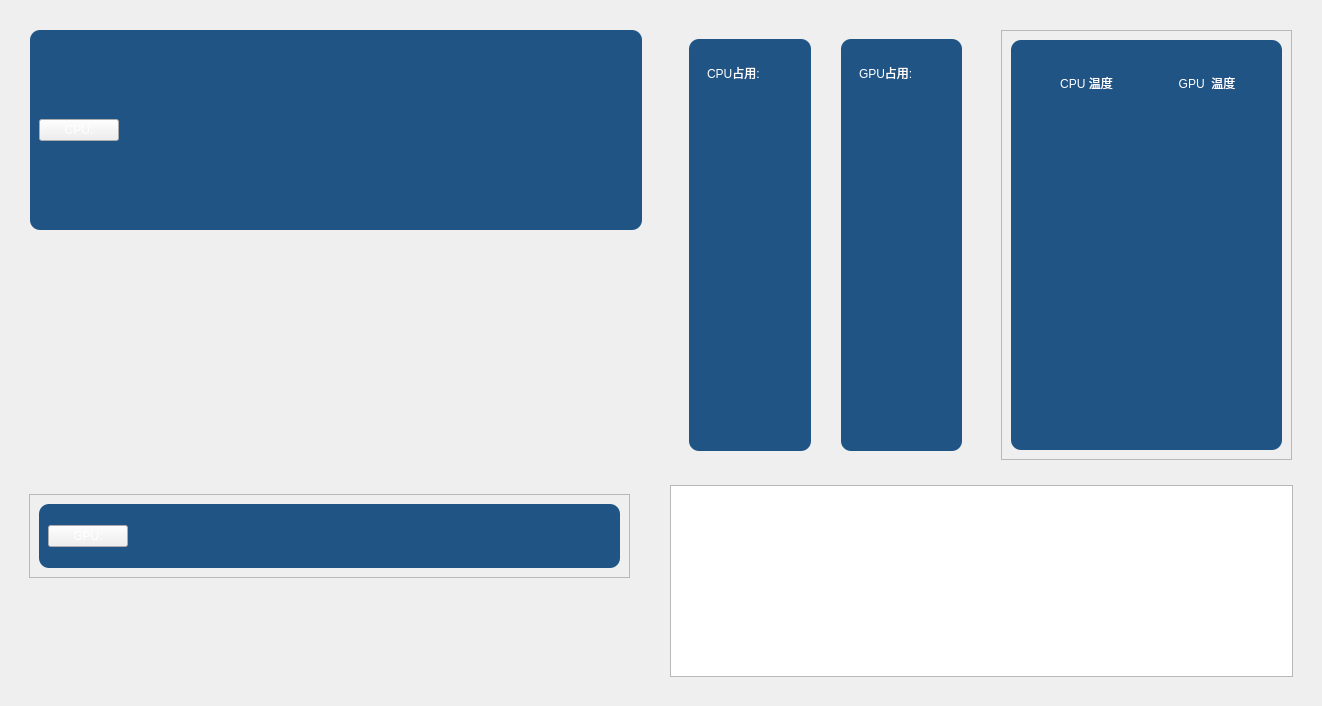
                     <widget class="QWidget" name="monitor_page">
                      <layout class="QHBoxLayout" name="horizontalLayout_10">
                       <property name="spacing">
                        <number>10</number>
                       </property>
                       <item>
                        <widget class="QFrame" name="frame_26">
                         <property name="minimumSize">
                          <size>
                           <width>1300</width>
                           <height>0</height>
                          </size>
                         </property>
                         <layout class="QVBoxLayout" name="verticalLayout_30">
                          <item>
                           <widget class="QFrame" name="frame_28">
                            <property name="minimumSize">
                             <size>
                              <width>0</width>
                              <height>0</height>
                             </size>
                            </property>
                            <property name="maximumSize">
                             <size>
                              <width>16777215</width>
                              <height>16777215</height>
                             </size>
                            </property>
                            <layout class="QHBoxLayout" name="horizontalLayout_23">
                             <property name="spacing">
                              <number>20</number>
                             </property>
                             <property name="leftMargin">
                              <number>1</number>
                             </property>
                             <property name="topMargin">
                              <number>1</number>
                             </property>
                             <property name="rightMargin">
                              <number>1</number>
                             </property>
                             <property name="bottomMargin">
                              <number>1</number>
                             </property>
                             <item>
                              <widget class="QFrame" name="frame_30">
                               <property name="maximumSize">
                                <size>
                                 <width>630</width>
                                 <height>16777215</height>
                                </size>
                               </property>
                               <layout class="QVBoxLayout" name="monitor_layout_cpu">
                                <item>
                                 <widget class="QFrame" name="frame_27">
                                  <property name="maximumSize">
                                   <size>
                                    <width>16777215</width>
                                    <height>200</height>
                                   </size>
                                  </property>
                                  <property name="styleSheet">
                                   <string notr="true">QFrame#frame_27{
border-radius: 10px;
background-color: rgb(31, 84, 133);
 }</string>
                                  </property>
                                  <layout class="QHBoxLayout" name="horizontalLayout_21">
                                   <item>
                                    <widget class="QPushButton" name="pushButton_4">
                                     <property name="styleSheet">
                                      <string notr="true">font: 700 16pt &quot;Segoe UI&quot;;
color: rgb(255, 255, 255);</string>
                                     </property>
                                     <property name="text">
                                      <string>CPU:</string>
                                     </property>
                                     <property name="icon">
                                      <iconset resource="resources.qrc">
                                       <normaloff>:/images/images/images/computer.png</normaloff>:/images/images/images/computer.png</iconset>
                                     </property>
                                     <property name="iconSize">
                                      <size>
                                       <width>100</width>
                                       <height>100</height>
                                      </size>
                                     </property>
                                    </widget>
                                   </item>
                                   <item>
                                    <spacer name="horizontalSpacer_4">
                                     <property name="orientation">
                                      <enum>Qt::Orientation::Horizontal</enum>
                                     </property>
                                     <property name="sizeHint" stdset="0">
                                      <size>
                                       <width>40</width>
                                       <height>20</height>
                                      </size>
                                     </property>
                                    </spacer>
                                   </item>
                                   <item>
                                    <widget class="QLabel" name="lb_cpu_info">
                                     <property name="styleSheet">
                                      <string notr="true">font: 700 14pt &quot;Segoe UI&quot;;
color: rgb(255, 255, 255);</string>
                                     </property>
                                     <property name="text">
                                      <string/>
                                     </property>
                                     <property name="alignment">
                                      <set>Qt::AlignmentFlag::AlignRight|Qt::AlignmentFlag::AlignTrailing|Qt::AlignmentFlag::AlignVCenter</set>
                                     </property>
                                    </widget>
                                   </item>
                                  </layout>
                                 </widget>
                                </item>
                                <item>
                                 <widget class="QFrame" name="frame">
                                  <property name="minimumSize">
                                   <size>
                                    <width>0</width>
                                    <height>0</height>
                                   </size>
                                  </property>
                                  <property name="maximumSize">
                                   <size>
                                    <width>16777215</width>
                                    <height>16777215</height>
                                   </size>
                                  </property>
                                  <layout class="QVBoxLayout" name="layout_cpu_monitor"/>
                                 </widget>
                                </item>
                               </layout>
                              </widget>
                             </item>
                             <item>
                              <widget class="QFrame" name="monitor_layout_cpu_pannel_2">
                               <property name="minimumSize">
                                <size>
                                 <width>0</width>
                                 <height>0</height>
                                </size>
                               </property>
                               <property name="maximumSize">
                                <size>
                                 <width>16777215</width>
                                 <height>500</height>
                                </size>
                               </property>
                               <layout class="QHBoxLayout" name="horizontalLayout_50">
                                <property name="spacing">
                                 <number>30</number>
                                </property>
                                <item>
                                 <layout class="QHBoxLayout" name="horizontalLayout_51">
                                  <item>
                                   <widget class="QFrame" name="monitor_layout_gpu_pannel_2">
                                    <property name="minimumSize">
                                     <size>
                                      <width>200</width>
                                      <height>200</height>
                                     </size>
                                    </property>
                                    <layout class="QVBoxLayout" name="monitor_layout_gpu_pannel">
                                     <property name="spacing">
                                      <number>30</number>
                                     </property>
                                     <item>
                                      <layout class="QHBoxLayout" name="horizontalLayout_52">
                                       <property name="spacing">
                                        <number>30</number>
                                       </property>
                                       <item>
                                        <widget class="QFrame" name="frame_34">
                                         <property name="styleSheet">
                                          <string notr="true">QFrame#frame_34{
border-radius: 10px;
background-color: rgb(31, 84, 133);
 }</string>
                                         </property>
                                         <layout class="QVBoxLayout" name="verticalLayout_32">
                                          <item>
                                           <widget class="QFrame" name="monitor_cpu_lb_2">
                                            <property name="maximumSize">
                                             <size>
                                              <width>16777215</width>
                                              <height>50</height>
                                             </size>
                                            </property>
                                            <property name="styleSheet">
                                             <string notr="true"/>
                                            </property>
                                            <layout class="QHBoxLayout" name="monitor_cpu_lb">
                                             <item>
                                              <widget class="QLabel" name="label_14">
                                               <property name="styleSheet">
                                                <string notr="true">font: 700 12pt &quot;Segoe UI&quot;;
color: rgb(255, 255, 255);</string>
                                               </property>
                                               <property name="text">
                                                <string>CPU占用:</string>
                                               </property>
                                              </widget>
                                             </item>
                                             <item>
                                              <widget class="QLabel" name="detect_lb_cpu_monitor">
                                               <property name="styleSheet">
                                                <string notr="true">font: 700 12pt &quot;Segoe UI&quot;;
color: rgb(255, 255, 255);</string>
                                               </property>
                                               <property name="text">
                                                <string/>
                                               </property>
                                               <property name="alignment">
                                                <set>Qt::AlignmentFlag::AlignRight|Qt::AlignmentFlag::AlignTrailing|Qt::AlignmentFlag::AlignVCenter</set>
                                               </property>
                                              </widget>
                                             </item>
                                            </layout>
                                           </widget>
                                          </item>
                                          <item>
                                           <widget class="ProgressRing" name="cpu_gauge" native="true"/>
                                          </item>
                                         </layout>
                                        </widget>
                                       </item>
                                       <item>
                                        <widget class="QFrame" name="frame_35">
                                         <property name="styleSheet">
                                          <string notr="true">QFrame#frame_35{
border-radius: 10px;
background-color: rgb(31, 84, 133);
 }</string>
                                         </property>
                                         <layout class="QVBoxLayout" name="verticalLayout_48">
                                          <item>
                                           <widget class="QFrame" name="monitor_gpu_lb_2">
                                            <property name="maximumSize">
                                             <size>
                                              <width>16777215</width>
                                              <height>50</height>
                                             </size>
                                            </property>
                                            <layout class="QHBoxLayout" name="monitor_gpu_lb">
                                             <item>
                                              <widget class="QLabel" name="label_15">
                                               <property name="styleSheet">
                                                <string notr="true">font: 700 12pt &quot;Segoe UI&quot;;
color: rgb(255, 255, 255);</string>
                                               </property>
                                               <property name="text">
                                                <string>GPU占用:</string>
                                               </property>
                                              </widget>
                                             </item>
                                             <item>
                                              <widget class="QLabel" name="detect_lb_gpu_monitor">
                                               <property name="styleSheet">
                                                <string notr="true">font: 700 12pt &quot;Segoe UI&quot;;
color: rgb(255, 255, 255);</string>
                                               </property>
                                               <property name="text">
                                                <string/>
                                               </property>
                                               <property name="alignment">
                                                <set>Qt::AlignmentFlag::AlignRight|Qt::AlignmentFlag::AlignTrailing|Qt::AlignmentFlag::AlignVCenter</set>
                                               </property>
                                              </widget>
                                             </item>
                                            </layout>
                                           </widget>
                                          </item>
                                          <item>
                                           <widget class="ProgressRing" name="gpu_gauge" native="true"/>
                                          </item>
                                         </layout>
                                        </widget>
                                       </item>
                                      </layout>
                                     </item>
                                    </layout>
                                   </widget>
                                  </item>
                                 </layout>
                                </item>
                                <item>
                                 <widget class="QFrame" name="frame_21">
                                  <property name="maximumSize">
                                   <size>
                                    <width>16777215</width>
                                    <height>16777215</height>
                                   </size>
                                  </property>
                                  <property name="frameShape">
                                   <enum>QFrame::Shape::StyledPanel</enum>
                                  </property>
                                  <property name="frameShadow">
                                   <enum>QFrame::Shadow::Raised</enum>
                                  </property>
                                  <layout class="QVBoxLayout" name="verticalLayout_52">
                                   <item>
                                    <widget class="QFrame" name="frame_24">
                                     <property name="maximumSize">
                                      <size>
                                       <width>500</width>
                                       <height>500</height>
                                      </size>
                                     </property>
                                     <property name="styleSheet">
                                      <string notr="true">QFrame#frame_24{
border-radius: 10px;
background-color: rgb(31, 84, 133);
 }</string>
                                     </property>
                                     <layout class="QVBoxLayout" name="verticalLayout_49">
                                      <item>
                                       <widget class="QFrame" name="frame_23">
                                        <property name="maximumSize">
                                         <size>
                                          <width>500</width>
                                          <height>100</height>
                                         </size>
                                        </property>
                                        <layout class="QHBoxLayout" name="horizontalLayout_54">
                                         <item>
                                          <widget class="QLabel" name="label_21">
                                           <property name="maximumSize">
                                            <size>
                                             <width>200</width>
                                             <height>50</height>
                                            </size>
                                           </property>
                                           <property name="styleSheet">
                                            <string notr="true">font: 700 12pt &quot;Segoe UI&quot;;
color: rgb(255, 255, 255);
</string>
                                           </property>
                                           <property name="text">
                                            <string>CPU 温度</string>
                                           </property>
                                           <property name="alignment">
                                            <set>Qt::AlignmentFlag::AlignCenter</set>
                                           </property>
                                          </widget>
                                         </item>
                                         <item>
                                          <widget class="QLabel" name="label_20">
                                           <property name="minimumSize">
                                            <size>
                                             <width>0</width>
                                             <height>50</height>
                                            </size>
                                           </property>
                                           <property name="maximumSize">
                                            <size>
                                             <width>200</width>
                                             <height>50</height>
                                            </size>
                                           </property>
                                           <property name="styleSheet">
                                            <string notr="true">font: 700 12pt &quot;Segoe UI&quot;;
color: rgb(255, 255, 255);</string>
                                           </property>
                                           <property name="text">
                                            <string>GPU  温度</string>
                                           </property>
                                           <property name="alignment">
                                            <set>Qt::AlignmentFlag::AlignCenter</set>
                                           </property>
                                          </widget>
                                         </item>
                                        </layout>
                                       </widget>
                                      </item>
                                      <item>
                                       <widget class="QFrame" name="frame_31">
                                        <property name="maximumSize">
                                         <size>
                                          <width>16777215</width>
                                          <height>400</height>
                                         </size>
                                        </property>
                                        <layout class="QHBoxLayout" name="horizontalLayout_53">
                                         <item>
                                          <widget class="ThermometreDlg" name="cpu_temperature" native="true">
                                           <property name="minimumSize">
                                            <size>
                                             <width>0</width>
                                             <height>300</height>
                                            </size>
                                           </property>
                                           <property name="maximumSize">
                                            <size>
                                             <width>16777215</width>
                                             <height>16777215</height>
                                            </size>
                                           </property>
                                          </widget>
                                         </item>
                                         <item>
                                          <widget class="ThermometreDlg" name="gpu_temperature" native="true">
                                           <property name="minimumSize">
                                            <size>
                                             <width>0</width>
                                             <height>0</height>
                                            </size>
                                           </property>
                                           <property name="maximumSize">
                                            <size>
                                             <width>16777215</width>
                                             <height>16777215</height>
                                            </size>
                                           </property>
                                          </widget>
                                         </item>
                                        </layout>
                                       </widget>
                                      </item>
                                     </layout>
                                    </widget>
                                   </item>
                                  </layout>
                                 </widget>
                                </item>
                               </layout>
                              </widget>
                             </item>
                            </layout>
                           </widget>
                          </item>
                          <item>
                           <widget class="QFrame" name="frame_25">
                            <property name="maximumSize">
                             <size>
                              <width>1800</width>
                              <height>16777215</height>
                             </size>
                            </property>
                            <layout class="QHBoxLayout" name="horizontalLayout_24">
                             <property name="spacing">
                              <number>20</number>
                             </property>
                             <property name="leftMargin">
                              <number>0</number>
                             </property>
                             <item>
                              <widget class="QFrame" name="frame_32">
                               <property name="minimumSize">
                                <size>
                                 <width>630</width>
                                 <height>0</height>
                                </size>
                               </property>
                               <property name="maximumSize">
                                <size>
                                 <width>630</width>
                                 <height>16777215</height>
                                </size>
                               </property>
                               <layout class="QVBoxLayout" name="monitor_layout_gpu">
                                <property name="spacing">
                                 <number>6</number>
                                </property>
                                <property name="rightMargin">
                                 <number>20</number>
                                </property>
                                <item>
                                 <widget class="QFrame" name="frame_29">
                                  <property name="minimumSize">
                                   <size>
                                    <width>0</width>
                                    <height>0</height>
                                   </size>
                                  </property>
                                  <property name="maximumSize">
                                   <size>
                                    <width>630</width>
                                    <height>16777215</height>
                                   </size>
                                  </property>
                                  <property name="frameShape">
                                   <enum>QFrame::Shape::StyledPanel</enum>
                                  </property>
                                  <property name="frameShadow">
                                   <enum>QFrame::Shadow::Raised</enum>
                                  </property>
                                  <layout class="QVBoxLayout" name="verticalLayout_53">
                                   <property name="spacing">
                                    <number>6</number>
                                   </property>
                                   <item>
                                    <widget class="QFrame" name="frame_3">
                                     <property name="maximumSize">
                                      <size>
                                       <width>16777215</width>
                                       <height>200</height>
                                      </size>
                                     </property>
                                     <property name="styleSheet">
                                      <string notr="true">QFrame#frame_3{
border-radius: 10px;
background-color: rgb(31, 84, 133);
 }</string>
                                     </property>
                                     <layout class="QHBoxLayout" name="horizontalLayout_44">
                                      <item>
                                       <widget class="QPushButton" name="pushButton_7">
                                        <property name="styleSheet">
                                         <string notr="true">font: 700 16pt &quot;Segoe UI&quot;;
color: rgb(255, 255, 255);</string>
                                        </property>
                                        <property name="text">
                                         <string>GPU:</string>
                                        </property>
                                        <property name="icon">
                                         <iconset resource="resources.qrc">
                                          <normaloff>:/images/images/images/computer.png</normaloff>:/images/images/images/computer.png</iconset>
                                        </property>
                                        <property name="iconSize">
                                         <size>
                                          <width>100</width>
                                          <height>100</height>
                                         </size>
                                        </property>
                                       </widget>
                                      </item>
                                      <item>
                                       <spacer name="horizontalSpacer_5">
                                        <property name="orientation">
                                         <enum>Qt::Orientation::Horizontal</enum>
                                        </property>
                                        <property name="sizeHint" stdset="0">
                                         <size>
                                          <width>40</width>
                                          <height>20</height>
                                         </size>
                                        </property>
                                       </spacer>
                                      </item>
                                      <item>
                                       <widget class="QLabel" name="lb_gpu_info">
                                        <property name="styleSheet">
                                         <string notr="true">font: 700 14pt &quot;Segoe UI&quot;;
color: rgb(255, 255, 255);</string>
                                        </property>
                                        <property name="text">
                                         <string/>
                                        </property>
                                        <property name="alignment">
                                         <set>Qt::AlignmentFlag::AlignRight|Qt::AlignmentFlag::AlignTrailing|Qt::AlignmentFlag::AlignVCenter</set>
                                        </property>
                                       </widget>
                                      </item>
                                     </layout>
                                    </widget>
                                   </item>
                                  </layout>
                                 </widget>
                                </item>
                                <item>
                                 <widget class="QFrame" name="frame">
                                  <property name="maximumSize">
                                   <size>
                                    <width>16777215</width>
                                    <height>16777215</height>
                                   </size>
                                  </property>
                                  <layout class="QVBoxLayout" name="layout_gpu_monitor"/>
                                 </widget>
                                </item>
                               </layout>
                              </widget>
                             </item>
                             <item>
                              <widget class="DevicePannel" name="device_memory">
                               <property name="minimumSize">
                                <size>
                                 <width>0</width>
                                 <height>0</height>
                                </size>
                               </property>
                               <property name="maximumSize">
                                <size>
                                 <width>1500</width>
                                 <height>500</height>
                                </size>
                               </property>
                              </widget>
                             </item>
                            </layout>
                           </widget>
                          </item>
                         </layout>
                        </widget>
                       </item>
                      </layout>
                     </widget>
